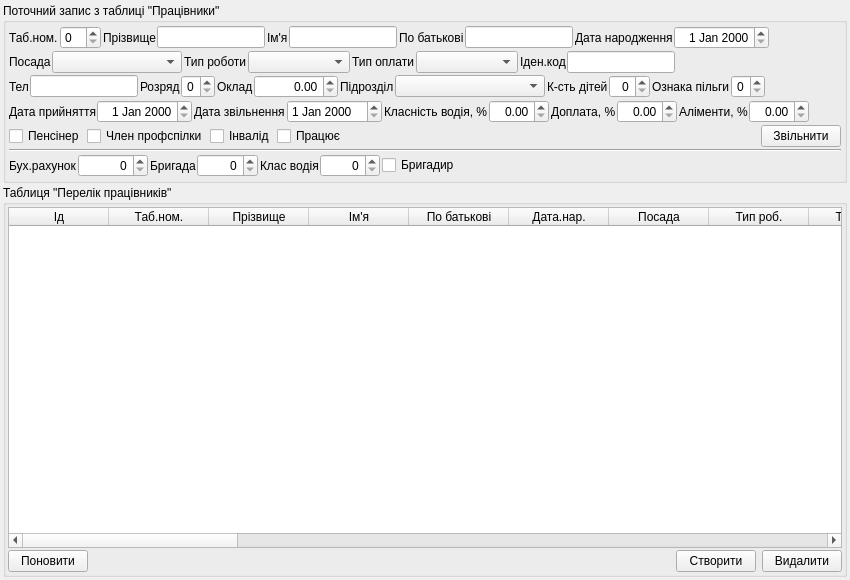
<?xml version="1.0" encoding="UTF-8"?>
<ui version="4.0">
 <class>UForm_AParkPracivnyky</class>
 <widget class="QWidget" name="UForm_AParkPracivnyky">
  <property name="geometry">
   <rect>
    <x>0</x>
    <y>0</y>
    <width>850</width>
    <height>580</height>
   </rect>
  </property>
  <property name="windowTitle">
   <string>Працівники</string>
  </property>
  <property name="toolTip">
   <string/>
  </property>
  <property name="statusTip">
   <string/>
  </property>
  <property name="whatsThis">
   <string/>
  </property>
  <property name="accessibleName">
   <string/>
  </property>
  <layout class="QVBoxLayout" name="verticalLayout_4">
   <property name="spacing">
    <number>2</number>
   </property>
   <property name="margin">
    <number>3</number>
   </property>
   <item>
    <layout class="QVBoxLayout" name="verticalLayout_3">
     <item>
      <widget class="QGroupBox" name="groupBox_curRecord">
       <property name="sizePolicy">
        <sizepolicy hsizetype="Preferred" vsizetype="Preferred">
         <horstretch>0</horstretch>
         <verstretch>0</verstretch>
        </sizepolicy>
       </property>
       <property name="title">
        <string>Поточний запис з таблиці &quot;Працівники&quot;</string>
       </property>
       <layout class="QVBoxLayout" name="verticalLayout_2">
        <property name="spacing">
         <number>2</number>
        </property>
        <property name="margin">
         <number>3</number>
        </property>
        <item>
         <layout class="QHBoxLayout" name="horizontalLayout_26">
          <item>
           <layout class="QHBoxLayout" name="horizontalLayout_29">
            <property name="spacing">
             <number>2</number>
            </property>
            <item>
             <widget class="QLabel" name="label_TabNumber">
              <property name="sizePolicy">
               <sizepolicy hsizetype="Fixed" vsizetype="Preferred">
                <horstretch>0</horstretch>
                <verstretch>0</verstretch>
               </sizepolicy>
              </property>
              <property name="text">
               <string>Таб.ном.</string>
              </property>
             </widget>
            </item>
            <item>
             <widget class="QSpinBox" name="spinBox_TabNumber"/>
            </item>
           </layout>
          </item>
          <item>
           <layout class="QHBoxLayout" name="horizontalLayout_2">
            <property name="spacing">
             <number>1</number>
            </property>
            <item>
             <widget class="QLabel" name="label_prizv">
              <property name="text">
               <string>Прізвище</string>
              </property>
             </widget>
            </item>
            <item>
             <widget class="QLineEdit" name="lineEdit_prizv"/>
            </item>
           </layout>
          </item>
          <item>
           <layout class="QHBoxLayout" name="horizontalLayout_3">
            <property name="spacing">
             <number>1</number>
            </property>
            <item>
             <widget class="QLabel" name="label_imya">
              <property name="text">
               <string>Ім'я</string>
              </property>
             </widget>
            </item>
            <item>
             <widget class="QLineEdit" name="lineEdit_imya"/>
            </item>
           </layout>
          </item>
          <item>
           <layout class="QHBoxLayout" name="horizontalLayout_4">
            <property name="spacing">
             <number>1</number>
            </property>
            <item>
             <widget class="QLabel" name="label_poBatk">
              <property name="text">
               <string>По батькові</string>
              </property>
             </widget>
            </item>
            <item>
             <widget class="QLineEdit" name="lineEdit_poBatk"/>
            </item>
           </layout>
          </item>
          <item>
           <layout class="QHBoxLayout" name="horizontalLayout_5">
            <property name="spacing">
             <number>1</number>
            </property>
            <item>
             <widget class="QLabel" name="label_dataNar">
              <property name="text">
               <string>Дата народження</string>
              </property>
             </widget>
            </item>
            <item>
             <widget class="QDateEdit" name="dateEdit_dataNar">
              <property name="alignment">
               <set>Qt::AlignRight|Qt::AlignTrailing|Qt::AlignVCenter</set>
              </property>
              <property name="maximumDate">
               <date>
                <year>2100</year>
                <month>12</month>
                <day>31</day>
               </date>
              </property>
              <property name="minimumDate">
               <date>
                <year>1950</year>
                <month>1</month>
                <day>1</day>
               </date>
              </property>
             </widget>
            </item>
           </layout>
          </item>
          <item>
           <spacer name="horizontalSpacer_2">
            <property name="orientation">
             <enum>Qt::Horizontal</enum>
            </property>
            <property name="sizeHint" stdset="0">
             <size>
              <width>40</width>
              <height>20</height>
             </size>
            </property>
           </spacer>
          </item>
         </layout>
        </item>
        <item>
         <layout class="QHBoxLayout" name="horizontalLayout_25">
          <item>
           <layout class="QHBoxLayout" name="horizontalLayout_6">
            <property name="spacing">
             <number>1</number>
            </property>
            <item>
             <widget class="QLabel" name="label_posadaId">
              <property name="text">
               <string>Посада</string>
              </property>
             </widget>
            </item>
            <item>
             <widget class="QComboBox" name="comboBox_posadaId">
              <property name="sizePolicy">
               <sizepolicy hsizetype="Expanding" vsizetype="Fixed">
                <horstretch>0</horstretch>
                <verstretch>0</verstretch>
               </sizepolicy>
              </property>
              <property name="minimumSize">
               <size>
                <width>130</width>
                <height>0</height>
               </size>
              </property>
             </widget>
            </item>
           </layout>
          </item>
          <item>
           <layout class="QHBoxLayout" name="horizontalLayout_7">
            <property name="spacing">
             <number>1</number>
            </property>
            <item>
             <widget class="QLabel" name="label_typRoboty">
              <property name="text">
               <string>Тип роботи</string>
              </property>
             </widget>
            </item>
            <item>
             <widget class="QComboBox" name="comboBox_typRoboty">
              <property name="sizePolicy">
               <sizepolicy hsizetype="Expanding" vsizetype="Fixed">
                <horstretch>0</horstretch>
                <verstretch>0</verstretch>
               </sizepolicy>
              </property>
             </widget>
            </item>
           </layout>
          </item>
          <item>
           <layout class="QHBoxLayout" name="horizontalLayout_8">
            <property name="spacing">
             <number>1</number>
            </property>
            <item>
             <widget class="QLabel" name="label_typOplaty">
              <property name="text">
               <string>Тип оплати</string>
              </property>
             </widget>
            </item>
            <item>
             <widget class="QComboBox" name="comboBox_typOplaty">
              <property name="sizePolicy">
               <sizepolicy hsizetype="Expanding" vsizetype="Fixed">
                <horstretch>0</horstretch>
                <verstretch>0</verstretch>
               </sizepolicy>
              </property>
             </widget>
            </item>
           </layout>
          </item>
          <item>
           <layout class="QHBoxLayout" name="horizontalLayout_9">
            <property name="spacing">
             <number>1</number>
            </property>
            <item>
             <widget class="QLabel" name="label_idenKod">
              <property name="text">
               <string>Іден.код</string>
              </property>
             </widget>
            </item>
            <item>
             <widget class="QLineEdit" name="lineEdit_idenKod">
              <property name="sizePolicy">
               <sizepolicy hsizetype="Preferred" vsizetype="Fixed">
                <horstretch>0</horstretch>
                <verstretch>0</verstretch>
               </sizepolicy>
              </property>
              <property name="inputMask">
               <string>9999999999; </string>
              </property>
              <property name="alignment">
               <set>Qt::AlignRight|Qt::AlignTrailing|Qt::AlignVCenter</set>
              </property>
             </widget>
            </item>
           </layout>
          </item>
          <item>
           <spacer name="horizontalSpacer_3">
            <property name="orientation">
             <enum>Qt::Horizontal</enum>
            </property>
            <property name="sizeHint" stdset="0">
             <size>
              <width>40</width>
              <height>20</height>
             </size>
            </property>
           </spacer>
          </item>
         </layout>
        </item>
        <item>
         <layout class="QHBoxLayout" name="horizontalLayout_24">
          <item>
           <layout class="QHBoxLayout" name="horizontalLayout_10">
            <property name="spacing">
             <number>1</number>
            </property>
            <item>
             <widget class="QLabel" name="label_tel">
              <property name="text">
               <string>Тел</string>
              </property>
             </widget>
            </item>
            <item>
             <widget class="QLineEdit" name="lineEdit_tel">
              <property name="alignment">
               <set>Qt::AlignRight|Qt::AlignTrailing|Qt::AlignVCenter</set>
              </property>
             </widget>
            </item>
           </layout>
          </item>
          <item>
           <layout class="QHBoxLayout" name="horizontalLayout_11">
            <property name="spacing">
             <number>1</number>
            </property>
            <item>
             <widget class="QLabel" name="label_rozryad">
              <property name="text">
               <string>Розряд</string>
              </property>
             </widget>
            </item>
            <item>
             <widget class="QSpinBox" name="spinBox_rozryad">
              <property name="alignment">
               <set>Qt::AlignRight|Qt::AlignTrailing|Qt::AlignVCenter</set>
              </property>
              <property name="maximum">
               <number>6</number>
              </property>
             </widget>
            </item>
           </layout>
          </item>
          <item>
           <layout class="QHBoxLayout" name="horizontalLayout_12">
            <property name="spacing">
             <number>1</number>
            </property>
            <item>
             <widget class="QLabel" name="label_stavka">
              <property name="text">
               <string>Оклад</string>
              </property>
             </widget>
            </item>
            <item>
             <widget class="QDoubleSpinBox" name="doubleSpinBox_stavka">
              <property name="minimumSize">
               <size>
                <width>80</width>
                <height>0</height>
               </size>
              </property>
              <property name="alignment">
               <set>Qt::AlignRight|Qt::AlignTrailing|Qt::AlignVCenter</set>
              </property>
              <property name="maximum">
               <double>100000.000000000000000</double>
              </property>
             </widget>
            </item>
           </layout>
          </item>
          <item>
           <layout class="QHBoxLayout" name="horizontalLayout_20">
            <property name="spacing">
             <number>1</number>
            </property>
            <item>
             <widget class="QLabel" name="label_pidrozdil_id">
              <property name="text">
               <string>Підрозділ</string>
              </property>
             </widget>
            </item>
            <item>
             <widget class="QComboBox" name="comboBox_pidrozdil_id">
              <property name="sizePolicy">
               <sizepolicy hsizetype="Expanding" vsizetype="Fixed">
                <horstretch>0</horstretch>
                <verstretch>0</verstretch>
               </sizepolicy>
              </property>
              <property name="minimumSize">
               <size>
                <width>150</width>
                <height>0</height>
               </size>
              </property>
             </widget>
            </item>
           </layout>
          </item>
          <item>
           <layout class="QHBoxLayout" name="horizontalLayout_13">
            <property name="spacing">
             <number>1</number>
            </property>
            <item>
             <widget class="QLabel" name="label_kilkistDitey">
              <property name="text">
               <string>К-сть дітей</string>
              </property>
             </widget>
            </item>
            <item>
             <widget class="QSpinBox" name="spinBox_kilkistDitey">
              <property name="alignment">
               <set>Qt::AlignRight|Qt::AlignTrailing|Qt::AlignVCenter</set>
              </property>
              <property name="maximum">
               <number>20</number>
              </property>
             </widget>
            </item>
           </layout>
          </item>
          <item>
           <layout class="QHBoxLayout" name="horizontalLayout_14">
            <property name="spacing">
             <number>1</number>
            </property>
            <item>
             <widget class="QLabel" name="label_oznakaPilgy">
              <property name="text">
               <string>Ознака пільги</string>
              </property>
             </widget>
            </item>
            <item>
             <widget class="QSpinBox" name="spinBox_oznakaPilgy">
              <property name="alignment">
               <set>Qt::AlignRight|Qt::AlignTrailing|Qt::AlignVCenter</set>
              </property>
              <property name="maximum">
               <number>5</number>
              </property>
             </widget>
            </item>
           </layout>
          </item>
          <item>
           <spacer name="horizontalSpacer_4">
            <property name="orientation">
             <enum>Qt::Horizontal</enum>
            </property>
            <property name="sizeHint" stdset="0">
             <size>
              <width>40</width>
              <height>20</height>
             </size>
            </property>
           </spacer>
          </item>
         </layout>
        </item>
        <item>
         <layout class="QHBoxLayout" name="horizontalLayout_30">
          <item>
           <layout class="QHBoxLayout" name="horizontalLayout_15">
            <property name="spacing">
             <number>1</number>
            </property>
            <item>
             <widget class="QLabel" name="label_dataPryinyattyaNaRobotu">
              <property name="text">
               <string>Дата прийняття</string>
              </property>
             </widget>
            </item>
            <item>
             <widget class="QDateEdit" name="dateEdit_dataPryinyattyaNaRobotu">
              <property name="alignment">
               <set>Qt::AlignRight|Qt::AlignTrailing|Qt::AlignVCenter</set>
              </property>
              <property name="maximumDate">
               <date>
                <year>2100</year>
                <month>12</month>
                <day>31</day>
               </date>
              </property>
              <property name="minimumDate">
               <date>
                <year>1950</year>
                <month>1</month>
                <day>1</day>
               </date>
              </property>
             </widget>
            </item>
           </layout>
          </item>
          <item>
           <widget class="QLabel" name="label">
            <property name="text">
             <string>Дата звільнення</string>
            </property>
           </widget>
          </item>
          <item>
           <widget class="QDateEdit" name="dateEdit_dataZvilnenia"/>
          </item>
          <item>
           <layout class="QHBoxLayout" name="horizontalLayout_16">
            <property name="spacing">
             <number>1</number>
            </property>
            <item>
             <widget class="QLabel" name="label_klasnistVodiya">
              <property name="text">
               <string>Класність водія, %</string>
              </property>
             </widget>
            </item>
            <item>
             <widget class="QDoubleSpinBox" name="doubleSpinBox_klasnistVodiya">
              <property name="minimumSize">
               <size>
                <width>60</width>
                <height>0</height>
               </size>
              </property>
              <property name="alignment">
               <set>Qt::AlignRight|Qt::AlignTrailing|Qt::AlignVCenter</set>
              </property>
              <property name="decimals">
               <number>2</number>
              </property>
             </widget>
            </item>
           </layout>
          </item>
          <item>
           <layout class="QHBoxLayout" name="horizontalLayout_17">
            <property name="spacing">
             <number>1</number>
            </property>
            <item>
             <widget class="QLabel" name="label_vidsDoplaty">
              <property name="text">
               <string>Доплата, %</string>
              </property>
             </widget>
            </item>
            <item>
             <widget class="QDoubleSpinBox" name="doubleSpinBox_vidsDoplaty">
              <property name="minimumSize">
               <size>
                <width>60</width>
                <height>0</height>
               </size>
              </property>
              <property name="alignment">
               <set>Qt::AlignRight|Qt::AlignTrailing|Qt::AlignVCenter</set>
              </property>
              <property name="decimals">
               <number>2</number>
              </property>
             </widget>
            </item>
           </layout>
          </item>
          <item>
           <layout class="QHBoxLayout" name="horizontalLayout_18">
            <property name="spacing">
             <number>1</number>
            </property>
            <item>
             <widget class="QLabel" name="label_alimenty">
              <property name="text">
               <string>Аліменти, %</string>
              </property>
             </widget>
            </item>
            <item>
             <widget class="QDoubleSpinBox" name="doubleSpinBox_alimenty">
              <property name="minimumSize">
               <size>
                <width>60</width>
                <height>0</height>
               </size>
              </property>
              <property name="alignment">
               <set>Qt::AlignRight|Qt::AlignTrailing|Qt::AlignVCenter</set>
              </property>
              <property name="decimals">
               <number>2</number>
              </property>
             </widget>
            </item>
           </layout>
          </item>
          <item>
           <spacer name="horizontalSpacer_5">
            <property name="orientation">
             <enum>Qt::Horizontal</enum>
            </property>
            <property name="sizeHint" stdset="0">
             <size>
              <width>40</width>
              <height>20</height>
             </size>
            </property>
           </spacer>
          </item>
         </layout>
        </item>
        <item>
         <layout class="QHBoxLayout" name="horizontalLayout_23">
          <item>
           <layout class="QHBoxLayout" name="horizontalLayout_22">
            <item>
             <widget class="QCheckBox" name="checkBox_pensioner">
              <property name="text">
               <string>Пенсінер</string>
              </property>
             </widget>
            </item>
            <item>
             <widget class="QCheckBox" name="checkBox_chlenPrifspilky">
              <property name="text">
               <string>Член профспілки</string>
              </property>
             </widget>
            </item>
            <item>
             <widget class="QCheckBox" name="checkBox_invalid">
              <property name="text">
               <string>Інвалід</string>
              </property>
             </widget>
            </item>
            <item>
             <widget class="QCheckBox" name="checkBox_pracuye">
              <property name="text">
               <string>Працює</string>
              </property>
             </widget>
            </item>
            <item>
             <spacer name="horizontalSpacer_6">
              <property name="orientation">
               <enum>Qt::Horizontal</enum>
              </property>
              <property name="sizeHint" stdset="0">
               <size>
                <width>40</width>
                <height>20</height>
               </size>
              </property>
             </spacer>
            </item>
           </layout>
          </item>
          <item>
           <widget class="QPushButton" name="pushButton_zvilnyty">
            <property name="toolTip">
             <string comment="Звільнити вибраного працівника" extracomment="Звільнити вибраного працівника"/>
            </property>
            <property name="statusTip">
             <string comment="Звільнити вибраного працівника" extracomment="Звільнити вибраного працівника"/>
            </property>
            <property name="whatsThis">
             <string comment="Звільнити вибраного працівника" extracomment="Звільнити вибраного працівника"/>
            </property>
            <property name="accessibleName">
             <string comment="Звільнити вибраного працівника" extracomment="Звільнити вибраного працівника"/>
            </property>
            <property name="accessibleDescription">
             <string comment="Звільнити вибраного працівника" extracomment="Звільнити вибраного працівника"/>
            </property>
            <property name="styleSheet">
             <string notr="true"/>
            </property>
            <property name="text">
             <string comment="Звільнити вибраного працівника" extracomment="Звільнити вибраного працівника">Звільнити</string>
            </property>
            <property name="icon">
             <iconset resource="../images/UAutoParkImg.qrc">
              <normaloff>:/function_icon_set/function_icon_set/user_delete_48.png</normaloff>:/function_icon_set/function_icon_set/user_delete_48.png</iconset>
            </property>
            <property name="shortcut">
             <string comment="Звільнити вибраного працівника" extracomment="Звільнити вибраного працівника"/>
            </property>
           </widget>
          </item>
         </layout>
        </item>
        <item>
         <widget class="Line" name="line">
          <property name="orientation">
           <enum>Qt::Horizontal</enum>
          </property>
         </widget>
        </item>
        <item>
         <layout class="QHBoxLayout" name="horizontalLayout_28">
          <item>
           <layout class="QHBoxLayout" name="horizontalLayout_19">
            <property name="spacing">
             <number>1</number>
            </property>
            <item>
             <widget class="QLabel" name="label_buhRahunok">
              <property name="text">
               <string>Бух.рахунок</string>
              </property>
             </widget>
            </item>
            <item>
             <widget class="QSpinBox" name="spinBox_buhRahunok">
              <property name="minimumSize">
               <size>
                <width>70</width>
                <height>0</height>
               </size>
              </property>
              <property name="alignment">
               <set>Qt::AlignRight|Qt::AlignTrailing|Qt::AlignVCenter</set>
              </property>
              <property name="maximum">
               <number>99999</number>
              </property>
             </widget>
            </item>
           </layout>
          </item>
          <item>
           <layout class="QHBoxLayout" name="horizontalLayout_21">
            <property name="spacing">
             <number>1</number>
            </property>
            <item>
             <widget class="QLabel" name="label_brygada">
              <property name="text">
               <string>Бригада</string>
              </property>
             </widget>
            </item>
            <item>
             <widget class="QSpinBox" name="spinBox_brygada">
              <property name="minimumSize">
               <size>
                <width>60</width>
                <height>0</height>
               </size>
              </property>
              <property name="alignment">
               <set>Qt::AlignRight|Qt::AlignTrailing|Qt::AlignVCenter</set>
              </property>
              <property name="maximum">
               <number>99999</number>
              </property>
             </widget>
            </item>
           </layout>
          </item>
          <item>
           <layout class="QHBoxLayout" name="horizontalLayout_27">
            <property name="spacing">
             <number>1</number>
            </property>
            <item>
             <widget class="QLabel" name="label_klasVodiya">
              <property name="text">
               <string>Клас водія</string>
              </property>
             </widget>
            </item>
            <item>
             <widget class="QSpinBox" name="spinBox_klasVodiya">
              <property name="minimumSize">
               <size>
                <width>60</width>
                <height>0</height>
               </size>
              </property>
              <property name="alignment">
               <set>Qt::AlignRight|Qt::AlignTrailing|Qt::AlignVCenter</set>
              </property>
              <property name="maximum">
               <number>5</number>
              </property>
             </widget>
            </item>
           </layout>
          </item>
          <item>
           <widget class="QCheckBox" name="checkBox_brygadyr">
            <property name="text">
             <string>Бригадир</string>
            </property>
           </widget>
          </item>
          <item>
           <spacer name="horizontalSpacer_7">
            <property name="orientation">
             <enum>Qt::Horizontal</enum>
            </property>
            <property name="sizeHint" stdset="0">
             <size>
              <width>40</width>
              <height>20</height>
             </size>
            </property>
           </spacer>
          </item>
         </layout>
        </item>
       </layout>
      </widget>
     </item>
     <item>
      <widget class="QGroupBox" name="groupBox_PerelikPracivnykiv">
       <property name="sizePolicy">
        <sizepolicy hsizetype="Preferred" vsizetype="Expanding">
         <horstretch>0</horstretch>
         <verstretch>2</verstretch>
        </sizepolicy>
       </property>
       <property name="title">
        <string>Таблиця &quot;Перелік працівників&quot;</string>
       </property>
       <layout class="QVBoxLayout" name="verticalLayout">
        <property name="spacing">
         <number>2</number>
        </property>
        <property name="margin">
         <number>2</number>
        </property>
        <item>
         <widget class="QTableWidget" name="tableWidget_PerelikPracivnykiv">
          <property name="editTriggers">
           <set>QAbstractItemView::AnyKeyPressed|QAbstractItemView::DoubleClicked|QAbstractItemView::EditKeyPressed|QAbstractItemView::SelectedClicked</set>
          </property>
          <property name="alternatingRowColors">
           <bool>true</bool>
          </property>
          <property name="selectionMode">
           <enum>QAbstractItemView::SingleSelection</enum>
          </property>
          <property name="selectionBehavior">
           <enum>QAbstractItemView::SelectRows</enum>
          </property>
          <column>
           <property name="text">
            <string>Ід</string>
           </property>
          </column>
          <column>
           <property name="text">
            <string>Таб.ном.</string>
           </property>
          </column>
          <column>
           <property name="text">
            <string>Прізвище</string>
           </property>
          </column>
          <column>
           <property name="text">
            <string>Ім'я</string>
           </property>
          </column>
          <column>
           <property name="text">
            <string>По батькові</string>
           </property>
          </column>
          <column>
           <property name="text">
            <string>Дата.нар.</string>
           </property>
          </column>
          <column>
           <property name="text">
            <string>Посада</string>
           </property>
          </column>
          <column>
           <property name="text">
            <string>Тип роб.</string>
           </property>
          </column>
          <column>
           <property name="text">
            <string>Тип опл.</string>
           </property>
          </column>
          <column>
           <property name="text">
            <string>Іден.код</string>
           </property>
          </column>
          <column>
           <property name="text">
            <string>Телефон</string>
           </property>
          </column>
          <column>
           <property name="text">
            <string>Розряд</string>
           </property>
          </column>
          <column>
           <property name="text">
            <string>Оклад</string>
           </property>
          </column>
          <column>
           <property name="text">
            <string>Підрозділ</string>
           </property>
          </column>
          <column>
           <property name="text">
            <string>К-сть дітей</string>
           </property>
          </column>
          <column>
           <property name="text">
            <string>ОП</string>
           </property>
          </column>
          <column>
           <property name="text">
            <string>Дата прийн.</string>
           </property>
          </column>
          <column>
           <property name="text">
            <string>Дата звільн.</string>
           </property>
          </column>
          <column>
           <property name="text">
            <string>Класн.водія%</string>
           </property>
          </column>
          <column>
           <property name="text">
            <string>Доплата%</string>
           </property>
          </column>
          <column>
           <property name="text">
            <string>Аліменти%</string>
           </property>
          </column>
          <column>
           <property name="text">
            <string>Пенсіонер</string>
           </property>
          </column>
          <column>
           <property name="text">
            <string>Чл.профсп.</string>
           </property>
          </column>
          <column>
           <property name="text">
            <string>Інвал.</string>
           </property>
          </column>
          <column>
           <property name="text">
            <string>Працює</string>
           </property>
          </column>
          <column>
           <property name="text">
            <string>Бух.рах.</string>
           </property>
          </column>
          <column>
           <property name="text">
            <string>Бригада</string>
           </property>
          </column>
          <column>
           <property name="text">
            <string>Клас водія</string>
           </property>
          </column>
          <column>
           <property name="text">
            <string>Бригадир</string>
           </property>
          </column>
          <column>
           <property name="text">
            <string>Напарн.</string>
           </property>
          </column>
         </widget>
        </item>
        <item>
         <layout class="QHBoxLayout" name="horizontalLayout">
          <property name="spacing">
           <number>6</number>
          </property>
          <item>
           <widget class="QPushButton" name="pushButton_reload">
            <property name="text">
             <string>Поновити</string>
            </property>
            <property name="icon">
             <iconset resource="../images/UAutoParkImg.qrc">
              <normaloff>:/icontexto_webdev_pack/icontexto_webdev_pack/icontexto-webdev-reload-032x032.png</normaloff>:/icontexto_webdev_pack/icontexto_webdev_pack/icontexto-webdev-reload-032x032.png</iconset>
            </property>
           </widget>
          </item>
          <item>
           <spacer name="horizontalSpacer">
            <property name="orientation">
             <enum>Qt::Horizontal</enum>
            </property>
            <property name="sizeHint" stdset="0">
             <size>
              <width>40</width>
              <height>20</height>
             </size>
            </property>
           </spacer>
          </item>
          <item>
           <widget class="QPushButton" name="pushButton_create">
            <property name="text">
             <string>Створити</string>
            </property>
            <property name="icon">
             <iconset resource="../images/UAutoParkImg.qrc">
              <normaloff>:/icontexto_webdev_pack/icontexto_webdev_pack/icontexto-webdev-add-032x032.png</normaloff>:/icontexto_webdev_pack/icontexto_webdev_pack/icontexto-webdev-add-032x032.png</iconset>
            </property>
           </widget>
          </item>
          <item>
           <widget class="QPushButton" name="pushButton_delete">
            <property name="text">
             <string>Видалити</string>
            </property>
            <property name="icon">
             <iconset resource="../images/UAutoParkImg.qrc">
              <normaloff>:/icontexto_webdev_pack/icontexto_webdev_pack/icontexto-webdev-remove-032x032.png</normaloff>:/icontexto_webdev_pack/icontexto_webdev_pack/icontexto-webdev-remove-032x032.png</iconset>
            </property>
           </widget>
          </item>
         </layout>
        </item>
       </layout>
      </widget>
     </item>
    </layout>
   </item>
  </layout>
 </widget>
 <tabstops>
  <tabstop>tableWidget_PerelikPracivnykiv</tabstop>
  <tabstop>pushButton_reload</tabstop>
  <tabstop>pushButton_create</tabstop>
  <tabstop>pushButton_delete</tabstop>
 </tabstops>
 <resources>
  <include location="../images/UAutoParkImg.qrc"/>
 </resources>
 <connections/>
</ui>
